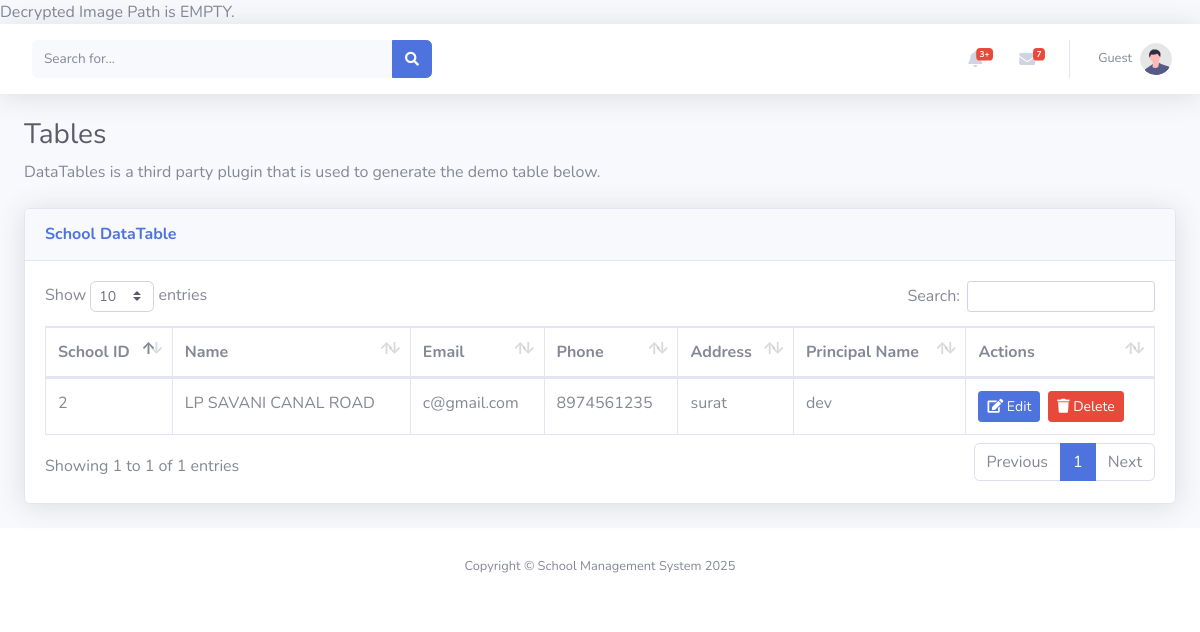
Before: /extra/tables.php (signed in) with the older database file.
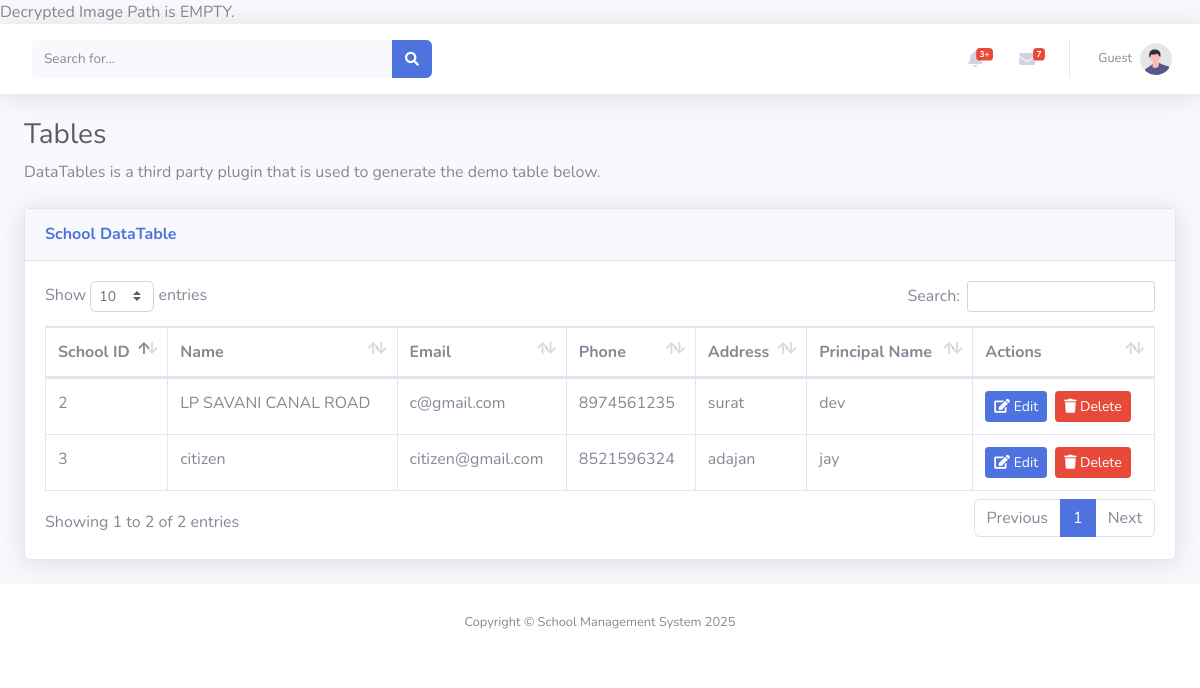
After: the same page with the newer database file.
### tables this page shows
CREATE TABLE `principal` (
  `id` int(11) NOT NULL,
  `principal_image` varchar(255) DEFAULT NULL,
  `school_id` int(11) DEFAULT NULL,
  `principal_name` varchar(50) DEFAULT NULL,
  `email` varchar(50) NOT NULL,
  `password` varchar(255) NOT NULL,
  `phone` varchar(10) DEFAULT NULL,
  `principal_dob` date DEFAULT NULL,
  `gender` enum('Male','Female','Others') NOT NULL,
  `blood_group` enum('A+','A-','B+','B-','AB+','AB-','O+','O-') NOT NULL,
  `address` text DEFAULT NULL,
  `qualification` varchar(50) DEFAULT NULL,
  `salary` decimal(10,2) DEFAULT NULL,
  `batch` enum('Morning','Evening') DEFAULT NULL
);

CREATE TABLE `school` (
  `id` int(11) NOT NULL,
  `school_logo` varchar(255) DEFAULT NULL,
  `school_name` varchar(100) DEFAULT NULL,
  `email` varchar(50) DEFAULT NULL,
  `phone` varchar(10) DEFAULT NULL,
  `school_opening` date DEFAULT NULL,
  `school_type` enum('Government','Private') DEFAULT NULL,
  `education_board` set('CBSE','State','IGCSE') DEFAULT NULL,
  `school_medium` set('English','Hindi','Regional Language') DEFAULT NULL,
  `school_category` set('Pre-Primary','Primary','Upper Primary','Secondary','Higher Secondary') DEFAULT NULL,
  `school_std` set('Pre-Primary','Primary (1-5)','Upper Primary (6-8)','Secondary (9-10)','Higher Secondary (11-12)') DEFAULT NULL,
  `address` text DEFAULT NULL
);

### extra/tables.php (the view, shortened to what this page needs)
<?php
include_once "../includes/connect.php";
$query =  "SELECT s.id, s.school_name, s.email, s.phone, s.address, p.principal_name
                                                    FROM school s
                                                    LEFT JOIN principal p ON s.id = p.school_id";
$result = mysqli_query($conn, $query);
?>
<!DOCTYPE html>
<html lang="en">
<head>
    <link href="../assets/vendor/fontawesome-free/css/all.min.css" rel="stylesheet" type="text/css">
    <link href="../assets/css/sb-admin-2.min.css" rel="stylesheet">
    <link href="../assets/vendor/datatables/dataTables.bootstrap4.min.css" rel="stylesheet">
</head>
<body id="page-top">
    <div id="wrapper">
        <div id="content-wrapper" class="d-flex flex-column">
            <div id="content">
                <?php include_once '../includes/header.php'; ?>
                <div class="container-fluid">
                    <h1 class="h3 mb-2 text-gray-800">Tables</h1>
                    <p class="mb-4">DataTables is a third party plugin that is used to generate the demo table below.
                    </p>
                    <div class="card shadow mb-4">
                        <div class="card-header py-3">
                            <h6 class="m-0 font-weight-bold text-primary">School DataTable</h6>
                        </div>
                        <div class="card-body">
                            <div class="table-responsive">
                                <table class="table table-bordered" id="dataTable" width="100%" cellspacing="0">
                                    <thead>
                                        <tr>
                                            <th>School ID</th>
                                            <th>Name</th>
                                            <th>Email</th>
                                            <th>Phone</th>
                                            <th>Address</th>
                                            <th>Principal Name</th>
                                            <th>Actions</th>
                                        </tr>
                                    </thead>
                                    <tbody>
                                        <?php
                                        if ($result) {
                                            while ($row = mysqli_fetch_assoc($result)) {
                                                echo "<tr>";
                                                echo "<td>" . htmlspecialchars($row['id']) . "</td>";
                                                echo "<td>" . htmlspecialchars($row['school_name']) . "</td>";
                                                echo "<td>" . htmlspecialchars($row['email']) . "</td>";
                                                echo "<td>" . htmlspecialchars($row['phone']) . "</td>";
                                                echo "<td>" . htmlspecialchars($row['address']) . "</td>";
                                                echo "<td>" . htmlspecialchars($row['principal_name']) . "</td>";
                                                echo "<td>";
                                                echo "<a href='../pages/school/edit.php?id=" . $row['id'] . "' class='btn btn-primary btn-sm mr-2'>";
                                                echo "<i class='fas fa-edit'></i> Edit";
                                                echo "</a>";
                                                echo "<button class='btn btn-danger btn-sm' onclick='confirmDelete(" . $row['id'] . ")'>";
                                                echo "<i class='fas fa-trash'></i> Delete";
                                                echo "</button>";
                                                echo "</td>";
                                                echo "</tr>";
                                            }
                                        }
                                        ?>
                                    </tbody>
                                </table>
                            </div>
                        </div>
                    </div>
                </div>
            </div>
            <?php include_once '../includes/footer.php'; ?>
        </div>
    </div>
</body>
</html>

Changed rows visible on the page:
added principal: school "3", school.school_name "citizen", school.email "citizen@gmail.com", school.phone "8521596324", school.address "adajan", principal_name "jay"
Other visible differences:
text written by a page script: "Show entries Search: Showing 1 to 1 of 1 entries Previous 1 Next" → "Show entries Search: Showing 1 to 2 of 2 entries Previous 1 Next"
